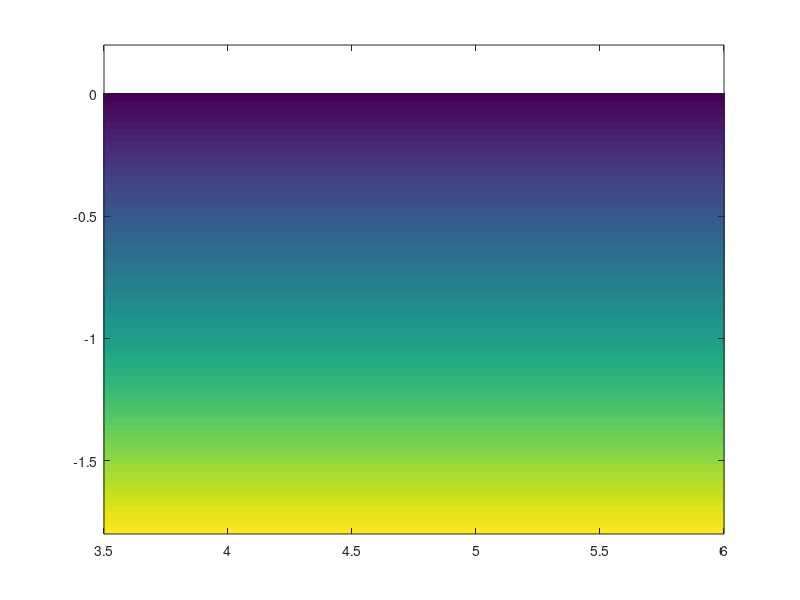

Reproduce this figure in MATLAB. (Note: this script raises an error after producing the figure.)
%% 1. Nummerical solution to 1D model

% Horizontal dimensions are 3.5km to 6 km and the vertical dimensions are
% 0km to -1.8km.

% Input %%%%%%%%%%%%%%%%%%%%%%%%%%%%%%%%%%%%%%%%%%%%%%%%%%%%%%%%%%%%%%%%%%

global vel grad_x grad_z Z1 X1      % Defining global variables for function
% global xstart xend zstart zend    % Til stoppskript

% xstart = 3.5;                     % Til stoppskript
% xend=6;
% zstart=0;
% zend=-1.8;

x=-10:0.01:10;                       % Lateral distance (km)
z=-1.8:0.01:0;                      % Depth (km)
dx=0.01;                            % x-increment needed for gradient
dz=dx;                              % z-increment needed for gradient
X_source=[4.6,-1.5];                % Source, x and z coordinates
[X1 Z1] = meshgrid(x,z);            % Grid of coordinates
theta_0=[0:pi/20:2*pi-pi/20];       % Take off angle (radians)  
zs=0;                               % z_surface, used for interpolation

% Computations %%%%%%%%%%%%%%%%%%%%%%%%%%%%%%%%%%%%%%%%%%%%%%%%%%%%%%%%%%%

vel=1.6 - 0.45.*Z1;                     % Creates a grid of velocity
[grad_x grad_z] = gradient(vel,dx,dz);  % Gradient needed for raytracing
v_source=1.6-0.45*X_source(2);          % Velocity at source (km/s)
p_0 = [sin(theta_0)./v_source; cos(theta_0)./v_source];   %[px_0,pz_0]

% options = odeset('Events',@stoppskript);  % Til stoppskript

% Output %%%%%%%%%%%%%%%%%%%%%%%%%%%%%%%%%%%%%%%%%%%%%%%%%%%%%%%%%%%%%%%%%
figure(1)
imagesc(x,z,vel)            % Velocity model
axis([3.5 6 -1.8 0.2])
set(gca,'YDir','normal')
hold on

for i = 1:length(theta_0);
[tn raypathn] = ode45('rayeqn',[0 10],[X_source, p_0(1,i), p_0(2,i)]);

X = raypathn(:,1);
Z = raypathn(:,2);

plot(X,Z,'k-*')
%axis([3.5 6 -2 2])
ylabel('Z, Depth (km)')
xlabel('X-coordinates (km)')
hold on

if Z(end)>0; %Interpolating x and t to the surface, for the rays reaching the surface
    n=find(Z<0);
    m=find(Z>0);
    x1=X(n(end));
    x2=X(m(1));
    z1=Z(n(end));
    z2=Z(m(1));
    
    % Interpolating for x at surface
    a=(z2-z1)/(x2-x1);  % delta y/ delta x, stigningstall
    b= z1-a*x1;
    xs=-b/a;
     if x2==x1
        xs=x2;
    end
    plot(xs,zs,'*y')
    
    if xs<6 & xs>3.5
    % Interpolating for traveltime at surface
    t1=tn(n(end));
    t2=tn(m(1));
    l1=sqrt((xs-x1)^2+(zs-z1)^2);
    l2=sqrt((x2-x1)^2+(z2-z1)^2);
    ts(i)=t1+(l1/l2)*(t2-t1);
    end
    
end

% ODE23 Kommandoen
[tn2 raypathn2] = ode23('rayeqn',[0 10], [X_source, p_0(1,i), p_0(2,i)]);
hold on
plot(raypathn2(:,1),raypathn2(:,2),'m-*')

X2 = raypathn2(:,1);
Z2 = raypathn2(:,2);

if Z2(end)>0; %Interpolating x and t to the surface, for the rays reaching the surface
    n2=find(Z2<0);
    m2=find(Z2>0);
    x1_2=X2(n2(end));
    x2_2=X2(m2(1));
    z1_2=Z2(n2(end));
    z2_2=Z2(m2(1));
    
    % Interpolating for x at surface
    a2=(z2_2-z1_2)/(x2_2-x1_2);  % delta y/ delta x, stigningstall
    b2= z1_2-a2*x1_2;
    xs_2=-b2/a2;
    if x2_2==x1_2
        xs_2=x2_2;
    end
    plot(xs_2,zs,'xr')
    
    if xs_2<6 & xs_2>3.5
    % Interpolating for traveltime at surface
    t1_2=tn2(n2(end));
    t2_2=tn2(m2(1));
    l1_2=sqrt((xs_2-x1_2)^2+(zs-z1_2)^2);
    l2_2=sqrt((x2_2-x1_2)^2+(z2-z1_2)^2);
    ts_2(i)=t1_2+(l1_2/l2_2)*(t2_2-t1_2);
    end
end

end
plot(X_source(1),X_source(2),'*r')
legend('ode45','surface ode45','ode23', 'surface ode23')

hold off

figure(2)
plot(theta_0*(180/pi),ts,'*-')
title('Traveltime vs take-off angle')
hold on
plot(theta_0*(180/pi),ts_2,'x-r')
legend('ode45','ode23')


%% 2. Smooth marmousi model

% Setting up the marmousi model
m=load('marmousi.txt');
mar=reshape(m,122,384);
xm=0:24:9192;
zm=0:-24:-2916;

figure(8)
imagesc(xm,zm,mar)
set(gca,'YDir','normal')

% Using 1 profile for the whole slice
smar=zeros(size(mar));
for i = 1:122
    smar(i,:) = mar(i,80);
end

figure(9)
imagesc(xm,zm,smar)
set(gca,'YDir','normal')
hold on

% Doing the ray tracing in simplified marmousi (1 profile)
x_source= [4500,-2000];
vel=smar;
[X1 Z1] = meshgrid(xm,zm);
theta_0=linspace(0,2*pi,10);       % Take off angle (radians) 
vn_source=interp2(X1,Z1,vel,x_source(1),x_source(2),'linear',1.6);

p_0 = [sin(theta_0)./vn_source; cos(theta_0)./vn_source];   %[px_0,pz_0]

for i =1:1  % for one ray
%for i = 1:length(theta_0)
   [tn raypathn] = ode45('rayeqn',[0 10],[x_source,p_0(1,i),p_0(2,i)]);
   plot(raypathn(:,1),raypathn(:,2),'k')
   hold on
end

